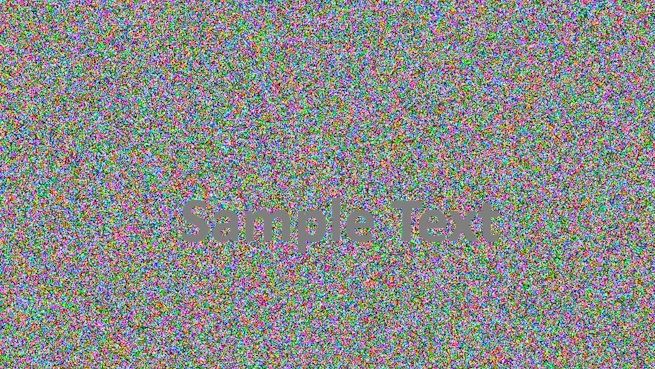
#> input picture processing/sampleText.jpg, 655 x 369 px
$ python main.py
#> lines starting #> are read from the running program, lines starting #| are printed output that depends on the picture
# You may run into issues installing pytesseract, this is because python wants you to install things into virtual environments
# For our usecase, venv aren't super useful as we are only making one project at a time, so use the flags below:
# sudo pip3 install pytesseract --break-system-packages
# https://nanonets.com/blog/ocr-with-tesseract/
from PIL import Image
#import pytesseract
import cv2
import os, sys, inspect #For dynamic filepaths
import numpy as np;

#Find the execution path and join it with the direct reference
def execution_path(filename):
  return os.path.join(os.path.dirname(inspect.getfile(sys._getframe(1))), filename)

image = cv2.imread(execution_path("sampleText.jpg"))
#> image is the input picture: shape (369, 655, 3); mean B, G, R 138.5, 140.5, 139.3

# Resize
#image = cv2.resize(image, (320, 120))

# Greyscale
#image = cv2.cvtColor(image, cv2.COLOR_BGR2GRAY)

# Threshold         120 is threshold, 255 is what we assign if it is below this
_, image = cv2.threshold(image, 70, 255, cv2.THRESH_BINARY)
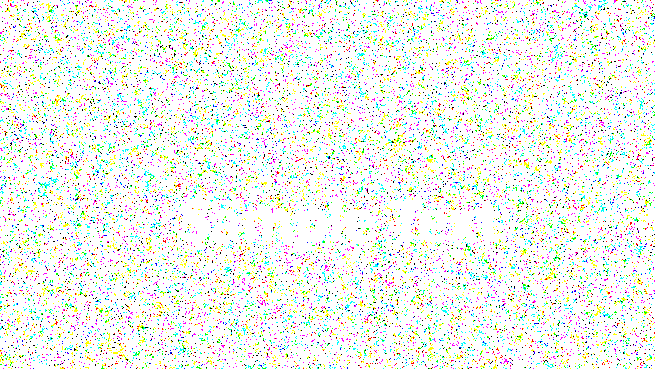
#> image: shape (369, 655, 3); mean B, G, R 235.5, 242.2, 237.9

# Canny
image = cv2.Canny(image, 30,200)
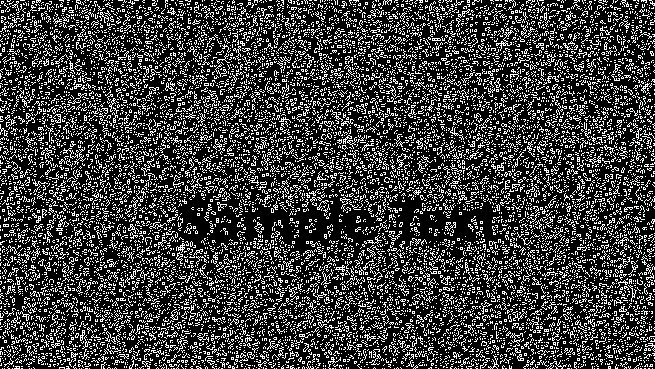
#> image: shape (369, 655); 24.2% white in thin lines or dots

# Countours (needs canny)
#contours, hierarchy = cv2.findContours(image, cv2.RETR_EXTERNAL, cv2.CHAIN_APPROX_NONE)
#print("Number of Contours Found = " + str(len(contours)))
#image = cv2.cvtColor(image, cv2.COLOR_GRAY2BGR)
#cv2.drawContours(image, contours, -1, (255,0,0),2) #


cv2.imshow('image', image)
cv2.waitKey(0)
cv2.destroyAllWindows()
